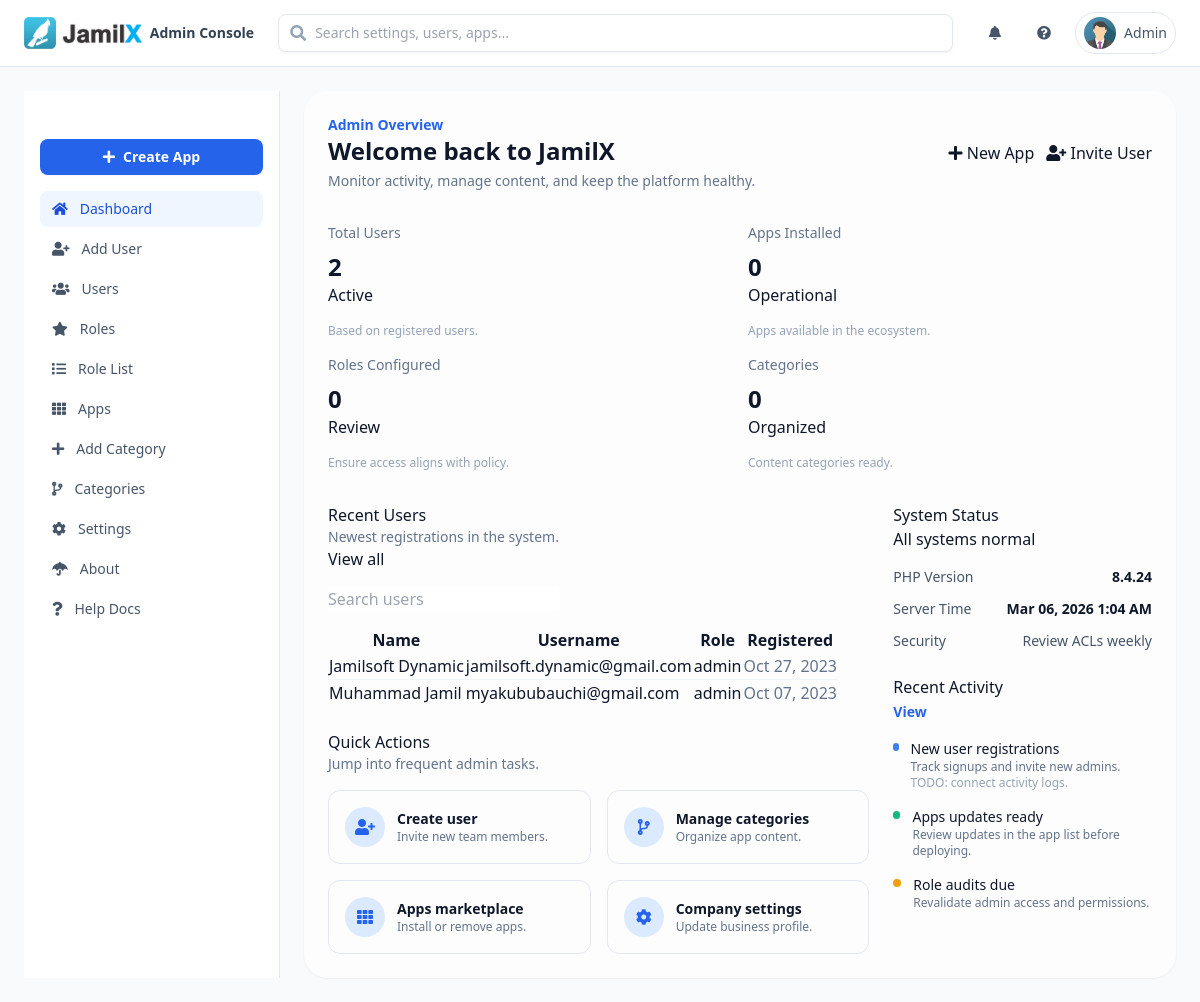
Screenshot of /admin/blog?action=home (signed in) with the database file from the repository.
### tables this page shows
CREATE TABLE `users` (
  `id` int(110) NOT NULL,
  `username` varchar(50) NOT NULL,
  `password` varchar(255) NOT NULL,
  `role` varchar(50) NOT NULL DEFAULT 'user',
  `city` varchar(255) DEFAULT NULL,
  `country` varchar(255) DEFAULT NULL,
  `email` varchar(255) NOT NULL,
  `phone` varchar(15) NOT NULL,
  `gender` varchar(15) NOT NULL,
  `address` varchar(255) NOT NULL,
  `state` varchar(255) NOT NULL,
  `bio` longtext DEFAULT NULL,
  `avatar` varchar(255) DEFAULT NULL,
  `name` varchar(255) DEFAULT NULL,
  `dob` date DEFAULT NULL,
  `date_reg` datetime NOT NULL DEFAULT current_timestamp(),
  `date_updated` datetime DEFAULT NULL
);

### actions/home.php (called while the page is built)
<?php
class home extends JX_Action implements JX_ActionI
{
    public function getAction()
    {
        include "containers/admin/home.php";
    }
}

### init.php (called while the page is built, shortened)
<?php
include 'route/http.php';

### index.php (called while the page is built, shortened)
<?php
require 'init.php';

### containers/partials/ui-kit.php (called while the page is built)
<?php
$ui = [
    'btn_primary' => 'inline-flex items-center justify-center gap-2 rounded-lg bg-blue-600 px-4 py-2 text-sm font-semibold text-white shadow-sm transition hover:bg-blue-700 focus-visible:outline focus-visible:outline-2 focus-visible:outline-offset-2 focus-visible:outline-blue-600',
    'btn_secondary' => 'inline-flex items-center justify-center gap-2 rounded-lg border border-slate-200 bg-white px-4 py-2 text-sm font-semibold text-slate-700 shadow-sm transition hover:bg-slate-50 focus-visible:outline focus-visible:outline-2 focus-visible:outline-offset-2 focus-visible:outline-blue-600',
    'btn_ghost' => 'inline-flex items-center justify-center gap-2 rounded-lg px-3 py-2 text-sm font-semibold text-slate-600 transition hover:bg-slate-100 focus-visible:outline focus-visible:outline-2 focus-visible:outline-offset-2 focus-visible:outline-blue-600',
    'card' => 'rounded-2xl border border-slate-200 bg-white p-6 shadow-sm',
    'card_header' => 'flex items-center justify-between',
    'card_title' => 'text-base font-semibold text-slate-900',
    'badge_info' => 'inline-flex items-center rounded-full bg-blue-50 px-2.5 py-0.5 text-xs font-semibold text-blue-700',
    'badge_success' => 'inline-flex items-center rounded-full bg-emerald-50 px-2.5 py-0.5 text-xs font-semibold text-emerald-700',
    'badge_warning' => 'inline-flex items-center rounded-full bg-amber-50 px-2.5 py-0.5 text-xs font-semibold text-amber-700',
    'table' => 'min-w-full divide-y divide-slate-200 text-sm',
    'table_head' => 'bg-slate-50 text-xs font-semibold uppercase tracking-wide text-slate-500',
    'table_cell' => 'whitespace-nowrap px-4 py-3 text-slate-700',
    'input' => 'w-full rounded-lg border border-slate-200 bg-white px-3 py-2 text-sm text-slate-700 shadow-sm focus:border-blue-500 focus:outline-none focus:ring-2 focus:ring-blue-200',
    'section_title' => 'text-lg font-semibold text-slate-900',
];

### containers/admin/home.php (the view, shortened to what this page needs)
<?php
global $JX_db;
$stats = [
    'users' => null,
    'apps' => null,
    'roles' => null,
    'categories' => null,
];
if (isset($JX_db)) {
    $queries = [
        'users' => 'SELECT COUNT(*) AS total FROM users',
        'apps' => 'SELECT COUNT(*) AS total FROM apps',
        'roles' => 'SELECT COUNT(*) AS total FROM roles',
        'categories' => 'SELECT COUNT(*) AS total FROM categories',
    ];
    foreach ($queries as $key => $sql) {
        $result = $JX_db->query($sql);
        if ($result) {
            foreach ($result as $row) {
                $stats[$key] = (int) $row['total'];
                break;
            }
        }
    }
}
$recentUsers = [];
if (isset($JX_db)) {
    $recentResult = $JX_db->query('SELECT name, username, role, date_reg FROM users ORDER BY id DESC LIMIT 5');
    if ($recentResult) {
        foreach ($recentResult as $row) {
            $recentUsers[] = $row;
        }
    }
}
$statValue = function ($value) {
    return $value === null ? '—' : number_format($value);
};
?>
<div class="space-y-8">
    <div class="flex flex-wrap items-center justify-between gap-4">
        <div>
            <p class="text-sm font-semibold text-blue-600">Admin Overview</p>
            <h1 class="text-2xl font-bold text-slate-900">Welcome back to JamilX</h1>
            <p class="mt-1 text-sm text-slate-500">Monitor activity, manage content, and keep the platform healthy.</p>
        </div>
        <div class="flex flex-wrap gap-3">
            <a href="?action=createapp" class="<?php echo $ui['btn_primary']; ?>">
                <i class="fa fa-plus"></i>
                New App
            </a>
            <a href="?action=createuser" class="<?php echo $ui['btn_secondary']; ?>">
                <i class="fa fa-user-plus"></i>
                Invite User
            </a>
        </div>
    </div>
    <div class="grid gap-4 md:grid-cols-2 xl:grid-cols-4">
        <div class="<?php echo $ui['card']; ?>">
            <div class="<?php echo $ui['card_header']; ?>">
                <div>
                    <p class="text-sm text-slate-500">Total Users</p>
                    <p class="mt-2 text-2xl font-bold text-slate-900"><?php echo $statValue($stats['users']); ?></p>
                </div>
                <span class="<?php echo $ui['badge_info']; ?>">Active</span>
            </div>
            <p class="mt-4 text-xs text-slate-400">Based on registered users.</p>
        </div>
        <div class="<?php echo $ui['card']; ?>">
            <div class="<?php echo $ui['card_header']; ?>">
                <div>
                    <p class="text-sm text-slate-500">Apps Installed</p>
                    <p class="mt-2 text-2xl font-bold text-slate-900"><?php echo $statValue($stats['apps']); ?></p>
                </div>
                <span class="<?php echo $ui['badge_success']; ?>">Operational</span>
            </div>
            <p class="mt-4 text-xs text-slate-400">Apps available in the ecosystem.</p>
        </div>
        <div class="<?php echo $ui['card']; ?>">
            <div class="<?php echo $ui['card_header']; ?>">
                <div>
                    <p class="text-sm text-slate-500">Roles Configured</p>
                    <p class="mt-2 text-2xl font-bold text-slate-900"><?php echo $statValue($stats['roles']); ?></p>
                </div>
                <span class="<?php echo $ui['badge_warning']; ?>">Review</span>
            </div>
            <p class="mt-4 text-xs text-slate-400">Ensure access aligns with policy.</p>
        </div>
        <div class="<?php echo $ui['card']; ?>">
            <div class="<?php echo $ui['card_header']; ?>">
                <div>
                    <p class="text-sm text-slate-500">Categories</p>
                    <p class="mt-2 text-2xl font-bold text-slate-900"><?php echo $statValue($stats['categories']); ?></p>
                </div>
                <span class="<?php echo $ui['badge_info']; ?>">Organized</span>
            </div>
            <p class="mt-4 text-xs text-slate-400">Content categories ready.</p>
        </div>
    </div>
    <div class="grid gap-6 lg:grid-cols-3">
        <div class="lg:col-span-2 space-y-6">
            <div class="<?php echo $ui['card']; ?>">
                <div class="<?php echo $ui['card_header']; ?>">
                    <div>
                        <h2 class="<?php echo $ui['card_title']; ?>">Recent Users</h2>
                        <p class="text-sm text-slate-500">Newest registrations in the system.</p>
                    </div>
                    <a href="?action=users" class="<?php echo $ui['btn_secondary']; ?>">View all</a>
                </div>
                <div class="mt-4">
                    <input id="user-search" type="search" placeholder="Search users" class="<?php echo $ui['input']; ?>" onkeyup="filterAdminTable('user-search','user-table')">
                </div>
                <div class="mt-4 overflow-x-auto">
                    <table id="user-table" class="<?php echo $ui['table']; ?>">
                        <thead class="<?php echo $ui['table_head']; ?>">
                            <tr>
                                <th class="<?php echo $ui['table_cell']; ?>">Name</th>
                                <th class="<?php echo $ui['table_cell']; ?>">Username</th>
                                <th class="<?php echo $ui['table_cell']; ?>">Role</th>
                                <th class="<?php echo $ui['table_cell']; ?>">Registered</th>
                            </tr>
                        </thead>
                        <tbody class="divide-y divide-slate-100">
                            <?php if (!empty($recentUsers)) : ?>
                                <?php foreach ($recentUsers as $user) : ?>
                                    <tr>
                                        <td class="<?php echo $ui['table_cell']; ?> font-medium text-slate-900"><?php echo $user['name'] ?? '—'; ?></td>
                                        <td class="<?php echo $ui['table_cell']; ?>"><?php echo $user['username'] ?? '—'; ?></td>
                                        <td class="<?php echo $ui['table_cell']; ?>">
                                            <span class="<?php echo $ui['badge_info']; ?>"><?php echo $user['role'] ?? 'User'; ?></span>
                                        </td>
                                        <td class="<?php echo $ui['table_cell']; ?> text-slate-500">
                                            <?php echo isset($user['date_reg']) ? date('M d, Y', strtotime($user['date_reg'])) : '—'; ?>
                                        </td>
                                    </tr>
                                <?php endforeach; ?>
                            <?php else : ?>
                                <tr>
                                    <td class="<?php echo $ui['table_cell']; ?> text-slate-500" colspan="4">No recent user data found. <span class="text-xs text-slate-400">TODO: connect user table data.</span></td>
                                </tr>
                            <?php endif; ?>
                        </tbody>
                    </table>
                </div>
            </div>
            <div class="<?php echo $ui['card']; ?>">
                <div class="<?php echo $ui['card_header']; ?>">
                    <div>
                        <h2 class="<?php echo $ui['card_title']; ?>">Quick Actions</h2>
                        <p class="text-sm text-slate-500">Jump into frequent admin tasks.</p>
                    </div>
                </div>
                <div class="mt-4 grid gap-4 sm:grid-cols-2">
                    <a href="?action=createuser" class="rounded-xl border border-slate-200 p-4 transition hover:border-blue-200 hover:bg-blue-50">
                        <div class="flex items-center gap-3">
                            <div class="flex h-10 w-10 items-center justify-center rounded-full bg-blue-100 text-blue-600">
                                <i class="fa fa-user-plus"></i>
                            </div>
                            <div>
                                <p class="text-sm font-semibold text-slate-900">Create user</p>
                                <p class="text-xs text-slate-500">Invite new team members.</p>
                            </div>
                        </div>
                    </a>
                    <a href="?action=cats" class="rounded-xl border border-slate-200 p-4 transition hover:border-blue-200 hover:bg-blue-50">
                        <div class="flex items-center gap-3">
                            <div class="flex h-10 w-10 items-center justify-center rounded-full bg-blue-100 text-blue-600">
                                <i class="fa fa-code-branch"></i>
                            </div>
                            <div>
                                <p class="text-sm font-semibold text-slate-900">Manage categories</p>
                                <p class="text-xs text-slate-500">Organize app content.</p>
                            </div>
                        </div>
                    </a>
                    <a href="?action=applist" class="rounded-xl border border-slate-200 p-4 transition hover:border-blue-200 hover:bg-blue-50">
                        <div class="flex items-center gap-3">
                            <div class="flex h-10 w-10 items-center justify-center rounded-full bg-blue-100 text-blue-600">
                                <i class="fa fa-th"></i>
                            </div>
                            <div>
                                <p class="text-sm font-semibold text-slate-900">Apps marketplace</p>
                                <p class="text-xs text-slate-500">Install or remove apps.</p>
                            </div>
                        </div>
                    </a>
                    <a href="?action=updatecomp" class="rounded-xl border border-slate-200 p-4 transition hover:border-blue-200 hover:bg-blue-50">
                        <div class="flex items-center gap-3">
                            <div class="flex h-10 w-10 items-center justify-center rounded-full bg-blue-100 text-blue-600">
                                <i class="fa fa-cog"></i>
                            </div>
                            <div>
                                <p class="text-sm font-semibold text-slate-900">Company settings</p>
                                <p class="text-xs text-slate-500">Update business profile.</p>
                            </div>
                        </div>
                    </a>
                </div>
            </div>
        </div>
        <div class="space-y-6">
            <div class="<?php echo $ui['card']; ?>">
                <div class="<?php echo $ui['card_header']; ?>">
                    <h2 class="<?php echo $ui['card_title']; ?>">System Status</h2>
                    <span class="<?php echo $ui['badge_success']; ?>">All systems normal</span>
                </div>
                <ul class="mt-4 space-y-3 text-sm text-slate-600">
                    <li class="flex items-center justify-between">
                        <span>PHP Version</span>
                        <span class="font-semibold text-slate-900"><?php echo phpversion(); ?></span>
                    </li>
                    <li class="flex items-center justify-between">
                        <span>Server Time</span>
                        <span class="font-semibold text-slate-900"><?php echo date('M d, Y g:i A'); ?></span>
                    </li>
                    <li class="flex items-center justify-between">
                        <span>Security</span>
                        <span class="<?php echo $ui['badge_info']; ?>">Review ACLs weekly</span>
                    </li>
                </ul>
            </div>
            <div class="<?php echo $ui['card']; ?>">
                <div class="<?php echo $ui['card_header']; ?>">
                    <h2 class="<?php echo $ui['card_title']; ?>">Recent Activity</h2>
                    <a href="?action=users" class="text-sm font-semibold text-blue-600 hover:text-blue-700">View</a>
                </div>
                <div class="mt-4 space-y-4 text-sm text-slate-600">
                    <div class="flex items-start gap-3">
                        <div class="mt-1 h-2 w-2 rounded-full bg-blue-500"></div>
                        <div>
                            <p class="font-medium text-slate-900">New user registrations</p>
                            <p class="text-xs text-slate-500">Track signups and invite new admins. <span class="text-xs text-slate-400">TODO: connect activity logs.</span></p>
                        </div>
                    </div>
                    <div class="flex items-start gap-3">
                        <div class="mt-1 h-2 w-2 rounded-full bg-emerald-500"></div>
                        <div>
                            <p class="font-medium text-slate-900">Apps updates ready</p>
                            <p class="text-xs text-slate-500">Review updates in the app list before deploying.</p>
                        </div>
                    </div>
                    <div class="flex items-start gap-3">
                        <div class="mt-1 h-2 w-2 rounded-full bg-amber-500"></div>
                        <div>
                            <p class="font-medium text-slate-900">Role audits due</p>
                            <p class="text-xs text-slate-500">Revalidate admin access and permissions.</p>
                        </div>
                    </div>
                </div>
            </div>
        </div>
    </div>
</div>

### rows the page displays
users: name "Jamilsoft Dynamic", username "jamilsoft.dynamic@gmail.com", role "admin", date_reg "Oct 27, 2023"
users: name "Muhammad Jamil", username "myakububauchi@gmail.com", role "admin", date_reg "Oct 07, 2023"

### other values shown
$statValue($stats['users']) "2"
$statValue($stats['apps']) "0"
$statValue($stats['roles']) "0"
$statValue($stats['categories']) "0"
phpversion() "8.4.24"
